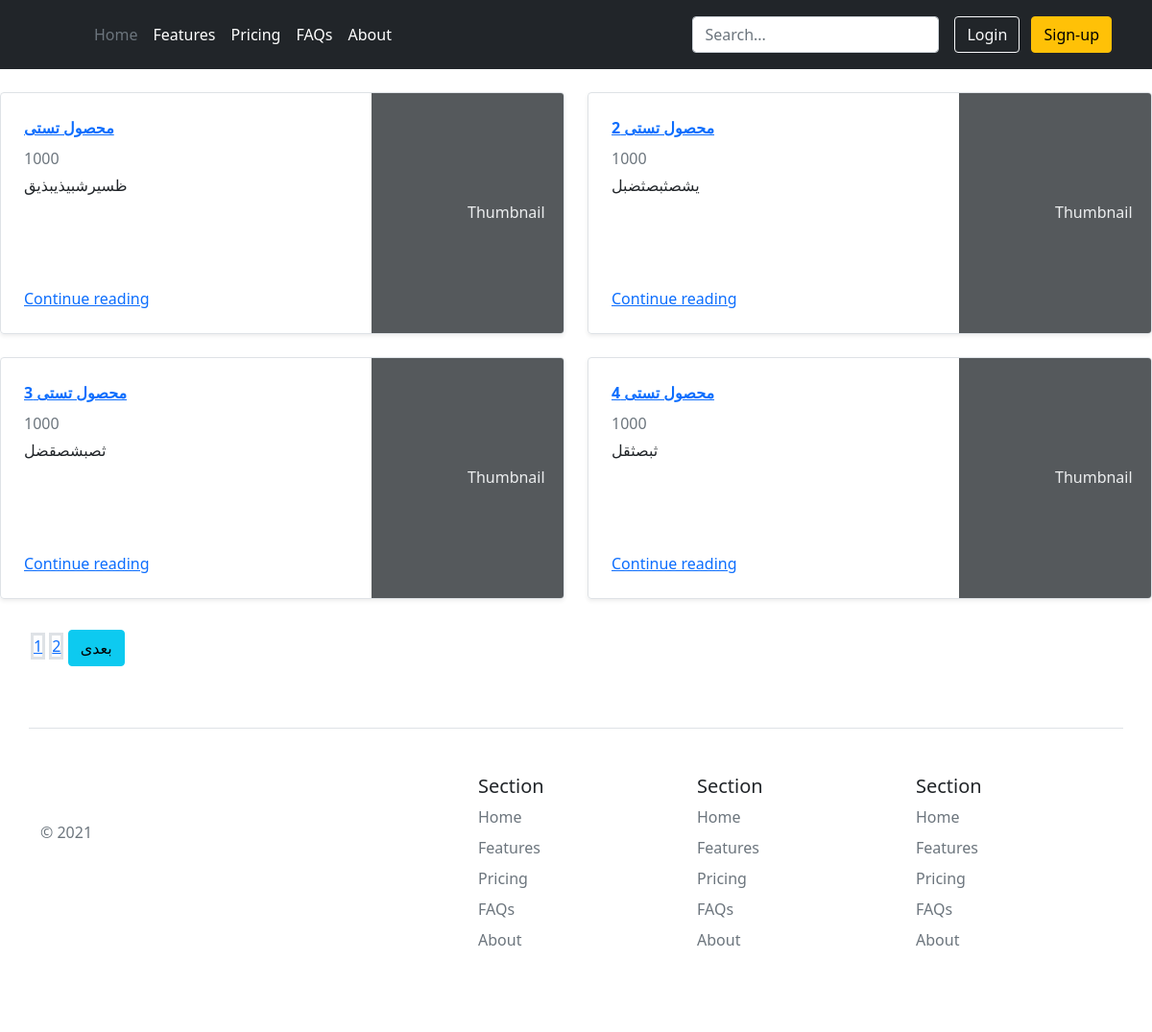
Page /products/most_popular on the earlier database version.
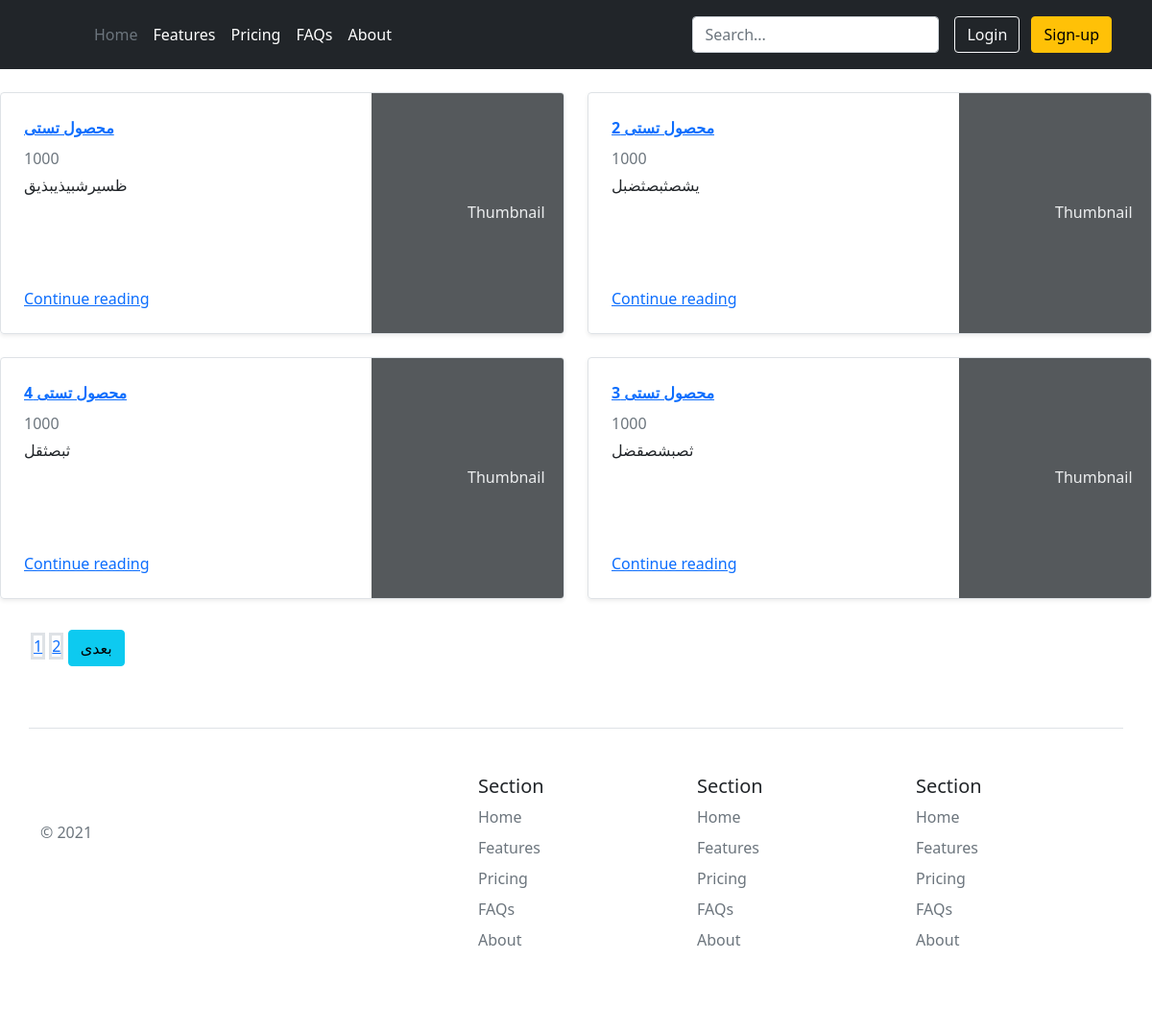
Same page on the later database version.
### product/models.py (models this page shows, shortened)
class Product(models.Model):
    TYPE = (("جدید", "بله"), (" ", "خیر"))
    title = models.CharField(max_length=200, verbose_name="عنوان محصول",default="")
    description = models.TextField(verbose_name="توضیحات محصول")
    price = models.IntegerField(default="1000", blank=True, null=True, verbose_name="قیمت")
    product_size = models.CharField(max_length=500, verbose_name="سایز محصول")
    color = models.CharField(max_length=200, verbose_name="رنگ", blank=True, null=True)
    image = models.ImageField(upload_to="products", blank=True, null=True, verbose_name="تصویر محصول")
    brand = models.CharField(max_length=200, verbose_name="برند")
    new_type = models.CharField(max_length=200, choices=TYPE, default="no", verbose_name="جدید")
    special = models.BooleanField(default=False, verbose_name="محصول ویژه")
    categories = models.ManyToManyField(Category, verbose_name="دسته بندی ها")
    active = models.BooleanField(default=False, verbose_name="موجود / ناموجود")
    view = models.IntegerField(default=0, verbose_name="تعداد بازدید")
    objects = ProductManager()
    class Meta:
        verbose_name = "محصول"
        verbose_name_plural = "محصولات"

### product/views.py (the view)
# urls.py: path("products/most_popular", ProductMostPopular.as_view(),name='popular-products'),
class ProductMostPopular(ListView):
    template_name = "product/product-list.html"
    model = Product
    paginate_by = 4
    def get_queryset(self):
        return Product.objects.order_by("-view").all()

### product/templates/product/product-list.html (shortened to what this page needs)
{% extends 'base/main.html' %}
{% block body %}
<br>
<div class="row mb-2">
    {% for product in object_list %}
    <div class="col-md-6">
        <div class="row g-0 border rounded overflow-hidden flex-md-row mb-4 shadow-sm h-md-250 position-relative">
            <div class="col p-4 d-flex flex-column position-static">
                <strong class="d-inline-block mb-2 text-primary"><a href="{{product.get_absolut_url}}">{{product.title}}</a></strong>
                <div class="mb-1 text-muted">{{product.price}}</div>
                <p class="card-text mb-auto">{{product.description}}</p>
                <a href="{% url 'product-detail' product.id %}" class="stretched-link">Continue reading</a>
            </div>
            <div class="col-auto d-none d-lg-block">
                <svg class="bd-placeholder-img" width="200" height="250" xmlns="http://www.w3.org/2000/svg" role="img" aria-label="Placeholder: Thumbnail" preserveAspectRatio="xMidYMid slice" focusable="false"><title>Placeholder</title><rect width="100%" height="100%" fill="#55595c"></rect><text x="50%" y="50%" fill="#eceeef" dy=".3em">Thumbnail</text></svg>
            </div>
        </div>
    </div>
    {% endfor %}
</div>
<div class="pagination pagination-centered">
    <ul>
            {% for num in paginator.page_range %}
                <a class="border border-3" href="?page={{ num }}">{{ num }}</a>
            {% endfor %}
            {% if page_obj.has_next %}
             <a class="btn btn-info" href="?page={{ page_obj.next_page_number }}">بعدی</a>
            {% endif %}
    </ul>
</div>
{% endblock body %}

### templates/base/main.html
{% load static %}
<html>
    <head>
        {% include 'base/head-referenced.html' %}
    </head>
    <body>
        {% include 'base/header.html' %}
        {% block body %}
        {% endblock body %}
        {% include 'base/footer.html' %}
    </body>

### templates/base/head-referenced.html (shortened to what this page needs)
{% load static %}
<link href="https://cdn.jsdelivr.net/npm/bootstrap@5.1.3/dist/css/bootstrap.min.css" rel="stylesheet">

### templates/base/header.html
<header class="p-3 bg-dark text-white">
    <div class="container">
      <div class="d-flex flex-wrap align-items-center justify-content-center justify-content-lg-start">
        <a href="/" class="d-flex align-items-center mb-2 mb-lg-0 text-white text-decoration-none">
          <svg class="bi me-2" width="40" height="32" role="img" aria-label="Bootstrap"><use xlink:href="#bootstrap"></use></svg>
        </a>
        <ul class="nav col-12 col-lg-auto me-lg-auto mb-2 justify-content-center mb-md-0">
          <li><a href="#" class="nav-link px-2 text-secondary">Home</a></li>
          <li><a href="#" class="nav-link px-2 text-white">Features</a></li>
          <li><a href="#" class="nav-link px-2 text-white">Pricing</a></li>
          <li><a href="#" class="nav-link px-2 text-white">FAQs</a></li>
          <li><a href="#" class="nav-link px-2 text-white">About</a></li>
        </ul>
        <form class="col-12 col-lg-auto mb-3 mb-lg-0 me-lg-3">
          <input type="search" class="form-control form-control-dark" placeholder="Search..." aria-label="Search">
        </form>
        <div class="text-end">
          <button type="button" class="btn btn-outline-light me-2">Login</button>
          <button type="button" class="btn btn-warning">Sign-up</button>
        </div>
      </div>
    </div>
  </header>

### templates/base/footer.html
<div class="container">
    <footer class="row row-cols-5 py-5 my-5 border-top">
      <div class="col">
        <a href="/" class="d-flex align-items-center mb-3 link-dark text-decoration-none">
          <svg class="bi me-2" width="40" height="32"><use xlink:href="#bootstrap"></use></svg>
        </a>
        <p class="text-muted">© 2021</p>
      </div>
      <div class="col">
      </div>
      <div class="col">
        <h5>Section</h5>
        <ul class="nav flex-column">
          <li class="nav-item mb-2"><a href="#" class="nav-link p-0 text-muted">Home</a></li>
          <li class="nav-item mb-2"><a href="#" class="nav-link p-0 text-muted">Features</a></li>
          <li class="nav-item mb-2"><a href="#" class="nav-link p-0 text-muted">Pricing</a></li>
          <li class="nav-item mb-2"><a href="#" class="nav-link p-0 text-muted">FAQs</a></li>
          <li class="nav-item mb-2"><a href="#" class="nav-link p-0 text-muted">About</a></li>
        </ul>
      </div>
      <div class="col">
        <h5>Section</h5>
        <ul class="nav flex-column">
          <li class="nav-item mb-2"><a href="#" class="nav-link p-0 text-muted">Home</a></li>
          <li class="nav-item mb-2"><a href="#" class="nav-link p-0 text-muted">Features</a></li>
          <li class="nav-item mb-2"><a href="#" class="nav-link p-0 text-muted">Pricing</a></li>
          <li class="nav-item mb-2"><a href="#" class="nav-link p-0 text-muted">FAQs</a></li>
          <li class="nav-item mb-2"><a href="#" class="nav-link p-0 text-muted">About</a></li>
        </ul>
      </div>
      <div class="col">
        <h5>Section</h5>
        <ul class="nav flex-column">
          <li class="nav-item mb-2"><a href="#" class="nav-link p-0 text-muted">Home</a></li>
          <li class="nav-item mb-2"><a href="#" class="nav-link p-0 text-muted">Features</a></li>
          <li class="nav-item mb-2"><a href="#" class="nav-link p-0 text-muted">Pricing</a></li>
          <li class="nav-item mb-2"><a href="#" class="nav-link p-0 text-muted">FAQs</a></li>
          <li class="nav-item mb-2"><a href="#" class="nav-link p-0 text-muted">About</a></li>
        </ul>
      </div>
    </footer>
  </div>

Differences in the rows shown:
changed Product "محصول تستی 4": moves up the list
